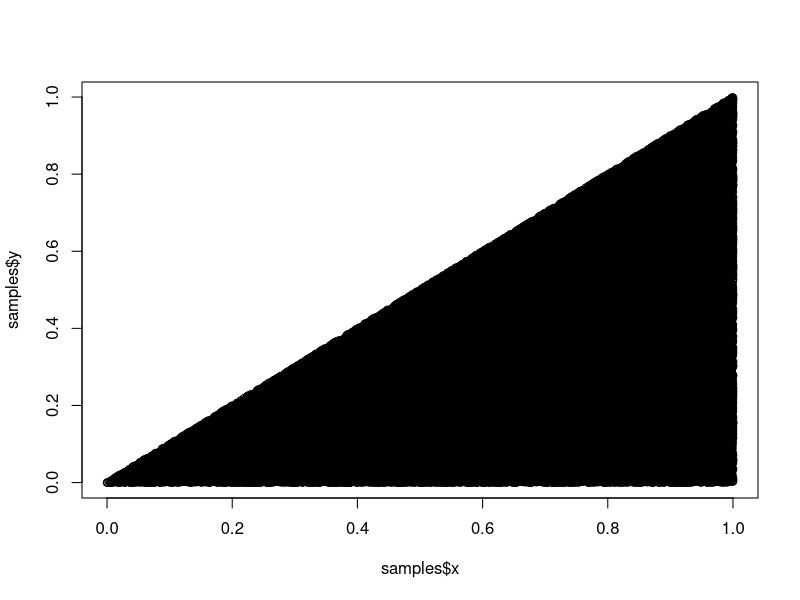
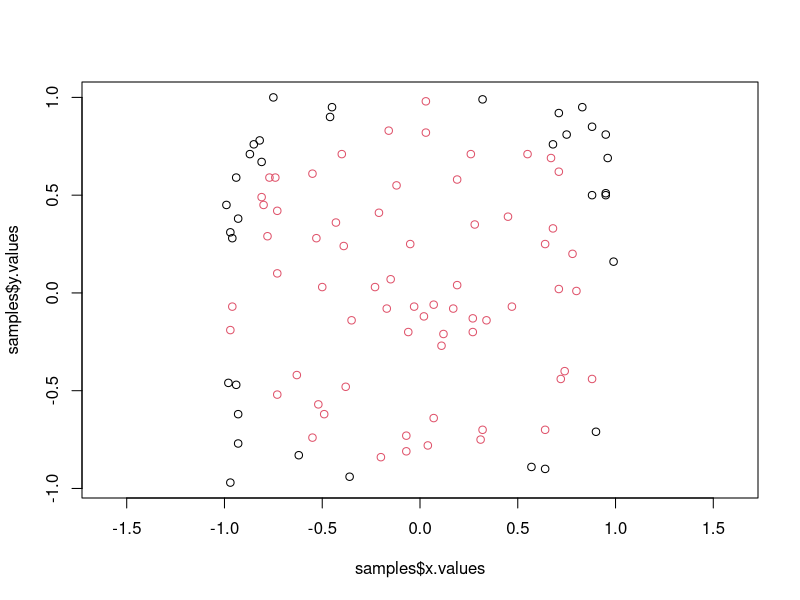
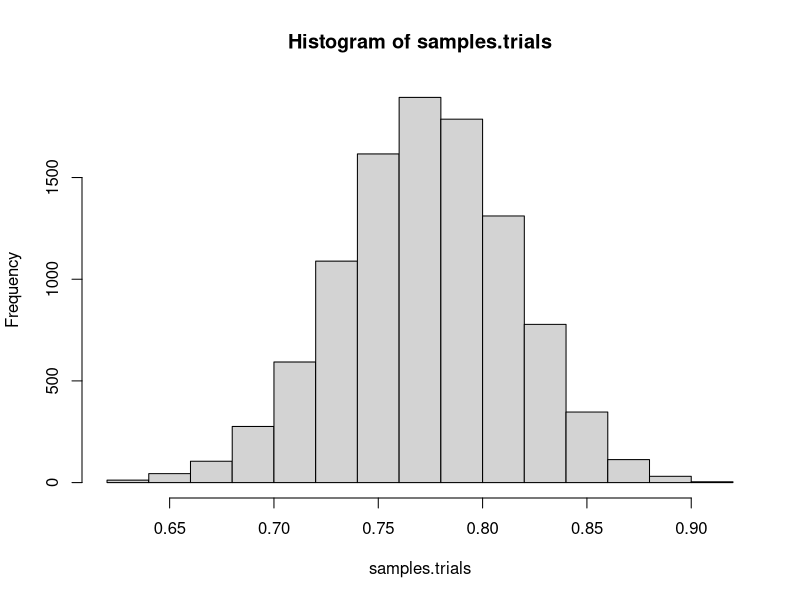

Recreate these plots in R, in order.
### Problem 3 -----------------------------------------------------------------------
base <- seq(0, 1, 0.001)
length(base)
p.base <- rep(1/1001, 1001)

a1 <- sample(base, size = 100000, prob = p.base, replace = T)
a2 <- sample(base, size = 100000, prob = p.base, replace = T)

samples <- data.frame(a1, a2)
samples$x <- ifelse(samples$a1 > samples$a2, samples$a1, samples$a2)
samples$y <- ifelse(samples$a1 > samples$a2, samples$a2, samples$a1)
samples$xy <- samples$x * samples$y

plot(samples$x, samples$y)


e.x <- mean(samples$x)
e.y <- mean(samples$y)
e.xy <- mean(samples$xy)
cov(samples$x, samples$y)




### Problem 4 -----------------------------------------------------------------------
# e. n = 100, plot X, Y and cacluate D1, D2, ,,,Dn
base <- seq(-1, 1, 0.01)
length(base)
p.base <- rep(1/201, 201)

x.values <- sample(base, size = 100, prob = p.base, replace = T)
y.values <- sample(base, size = 100, prob = p.base, replace = T)

samples <- data.frame(x.values, y.values)
samples$xy <- samples$x.values^2 + samples$y.values^2
samples$d.values <- 0
samples$d.values[samples$xy < 1] <- 1

plot(samples$x.values, samples$y.values, col=samples$d.values+1, asp=1)

mean(samples$d.values)
pi/4 # 0.7853982
3/4

#g. replicate this 10,000 times -----------------------------------------------
# store the mean each time

samples.trials <- c()
for (i in 1:10000) {
  x.values <- sample(base, size = 100, prob = p.base, replace = T)
  y.values <- sample(base, size = 100, prob = p.base, replace = T)
  
  samples <- data.frame(x.values, y.values)
  samples$xy <- samples$x.values^2 + samples$y.values^2
  samples$d.values <- 0
  samples$d.values[samples$xy < 1] <- 1
  samples.trials[i] = mean(samples$d.values)
}

mean(samples.trials) # 0.776976

# plot the histogram of the sample means --------------------------------------
hist(samples.trials, breaks = 20)

#h. calcualte the standard deviation of the sample mean ------------------------
sd(samples.trials)

#i. calculate the fraction of samples averages that are larger than 3/4 ---------
sum(sapply(samples.trials, function(x) {ifelse( x > 3/4, 1, 0)}))/10000
